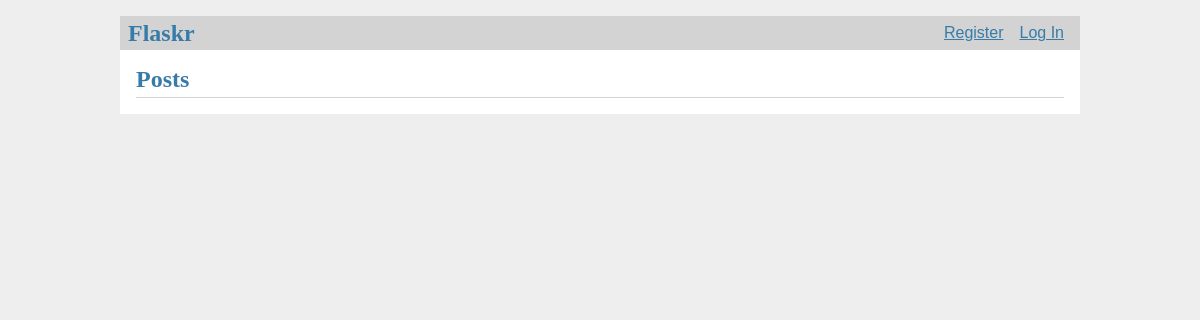
Before: / with the older database file.
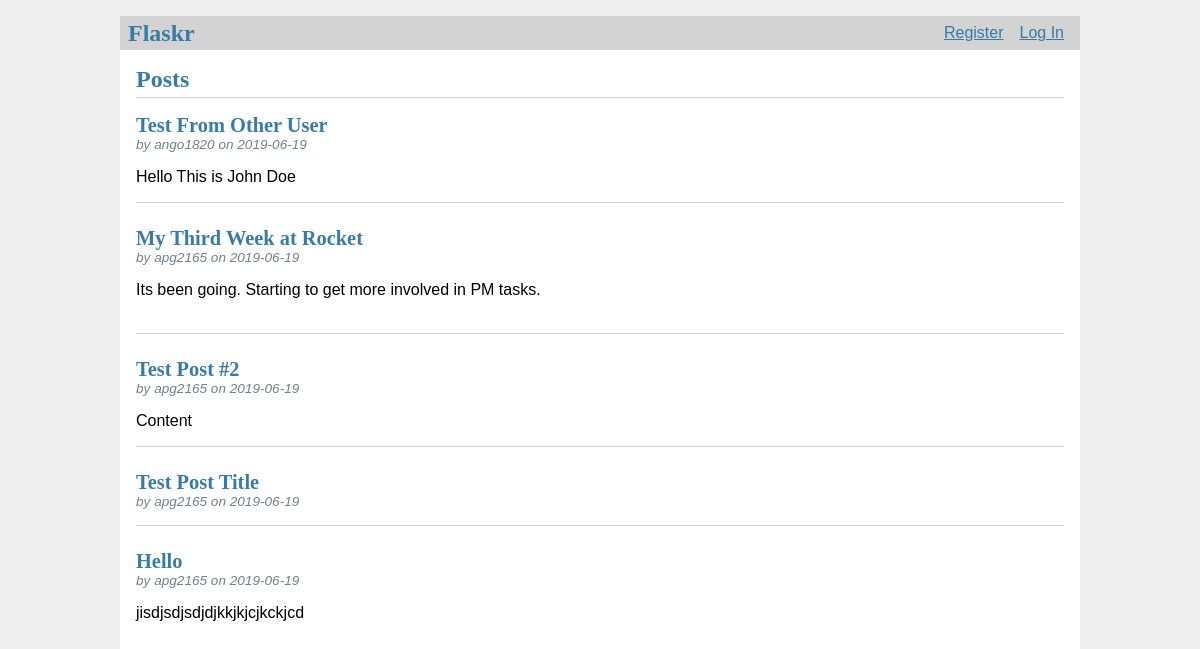
After: the same page with the newer database file.
### tables this page shows
CREATE TABLE post (
  id INTEGER PRIMARY KEY AUTOINCREMENT,
  author_id INTEGER NOT NULL,
  created TIMESTAMP NOT NULL DEFAULT CURRENT_TIMESTAMP,
  title TEXT NOT NULL,
  body TEXT NOT NULL,
  FOREIGN KEY (author_id) REFERENCES user (id)
);

CREATE TABLE user (
  id INTEGER PRIMARY KEY AUTOINCREMENT,
  username TEXT UNIQUE NOT NULL,
  password TEXT NOT NULL
);

### flaskr/blog.py (the view)
@bp.route('/')
def index():
    db = get_db()
    posts = db.execute(
        'SELECT p.id, title, body, created, author_id, username'
        ' FROM post p JOIN user u ON p.author_id = u.id'
        ' ORDER BY created DESC'
    ).fetchall()
    return render_template('blog/index.html',posts=posts)

### flaskr/auth.py (called while the page is built)
@bp.before_app_request
def load_logged_in_user():
    user_id = session.get('user_id')
    if user_id is None:
        g.user = None
    else:
        g.user = get_db().execute(
            'SELECT * FROM user WHERE id = ?', (user_id,)
        ).fetchone()

### flaskr/db.py (called while the page is built)
def get_db():
    if 'db' not in g:
        g.db = sqlite3.connect(
            current_app.config['DATABASE'],
            detect_types=sqlite3.PARSE_DECLTYPES
        )
        g.db.row_factory = sqlite3.Row
    return g.db

### flaskr/templates/blog/index.html (shortened to what this page needs)
{% extends 'base.html' %} {% block header %}
<h1>{% block title %}Posts{% endblock %}</h1>
 {% endblock %} {% block content %} {% for post in posts %}
<article class="post">
    <header>
        <div>
            <h1>{{ post['title'] }}</h1>
            <div class="about">by {{ post['username'] }} on {{ post['created'].strftime('%Y-%m-%d') }}</div>
        </div>
    </header>
    <p class="body">{{ post['body'] }}</p>
</article>
{% if not loop.last %}
<hr> {% endif %} {% endfor %} {% endblock %}

### flaskr/templates/base.html (shortened to what this page needs)
<!doctype html>
<link rel="stylesheet" href="{{ url_for('static', filename='style.css') }}">
<nav>
    <h1>Flaskr</h1>
    <ul>
        {% if g.user %}
        <li><span>{{ g.user['username'] }}</span>
            <li><a href="{{ url_for('auth.logout') }}">Log Out</a> {% else %}
                <li><a href="{{ url_for('auth.register') }}">Register</a>
                    <li><a href="{{ url_for('auth.login') }}">Log In</a> {% endif %}
    </ul>
</nav>
<section class="content">
    <header>
        {% block header %}{% endblock %}
    </header>
     {% block content %}{% endblock %}
</section>

### flaskr/static/style.css (style rules this page uses)
h1 { font-family: serif; color: #377ba8; margin: 1rem 0; }
a { color: #377ba8; }
hr { border: none; border-top: 1px solid lightgray; }
nav { background: lightgray; display: flex; align-items: center; padding: 0 0.5rem; }
nav h1 { flex: auto; margin: 0; }
nav ul { display: flex; list-style: none; margin: 0; padding: 0; }
nav ul li a, nav ul li span, header .action { display: block; padding: 0.5rem; }
.content { padding: 0 1rem 1rem; }
.content>header { border-bottom: 1px solid lightgray; display: flex; align-items: flex-end; }
.content>header h1 { flex: auto; margin: 1rem 0 0.25rem 0; }
.post>header { display: flex; align-items: flex-end; font-size: 0.85em; }
.post>header>div:first-of-type { flex: auto; }
.post>header h1 { font-size: 1.5em; margin-bottom: 0; }
.post .about { color: slategray; font-style: italic; }
.post .body { white-space: pre-line; }
.content:last-child { margin-bottom: 0; }

Changed rows visible on the page:
added post: title "Test From Other User", username "ango1820", created "2019-06-19", body "Hello This is John Doe"
added post: title "My Third Week at Rocket", username "apg2165", created "2019-06-19", body "Its been going. Starting to get more involved in PM tasks."
added post: title "Test Post #2", username "apg2165", created "2019-06-19", body "Content"
added post: title "Test Post Title", username "apg2165", created "2019-06-19"
added post: title "Hello", username "apg2165", created "2019-06-19", body "jisdjsdjsdjdjkkjkjcjkckjcd"
